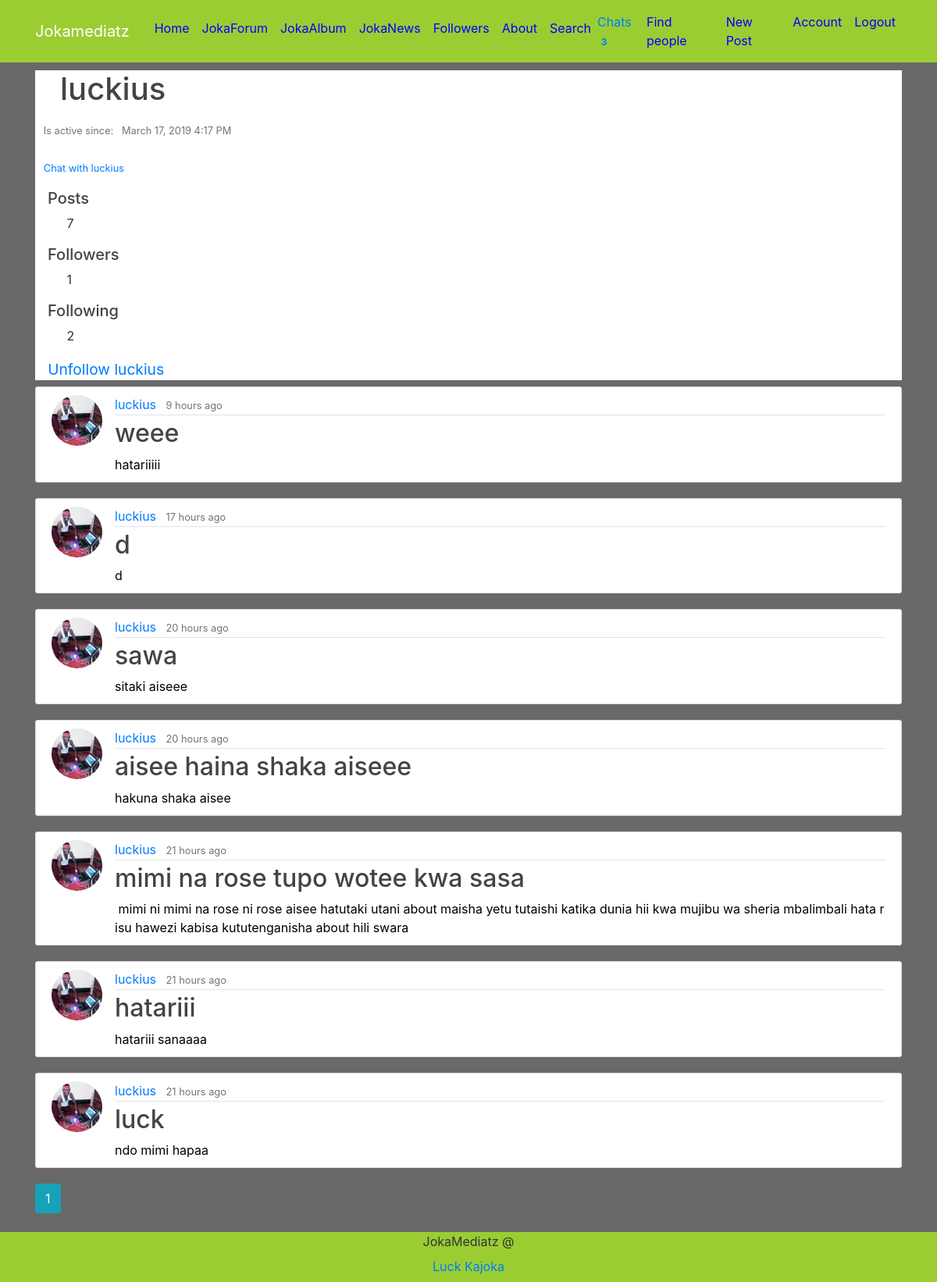
The page /user/luckius (signed in) on the database its author committed.
### flaskblog/models.py (models this page shows, shortened)
class User(db.Model, UserMixin):
    __searchable__ = ['username']
    id = db.Column(db.Integer, primary_key=True)
    last_seen = db.Column(db.DateTime)
    joined_day = db.Column(db.DateTime, default=datetime.utcnow)
    username = db.Column(db.String(20), unique=True, nullable=False)
    email = db.Column(db.String(120), unique=True, nullable=False)
    image_file = db.Column(db.String(20), nullable=False, default='default.jpg')
    password = db.Column(db.String(60), nullable=False)
    posts = db.relationship('Post', backref='author', lazy=True)
    messages = db.relationship('Messages', backref='author', lazy=True)
    games = db.relationship('Games', backref='author', lazy=True)
    education = db.relationship('Education', backref='author', lazy=True)
    jokanews = db.relationship('Jokanews', backref='author', lazy=True)
    bussnes = db.relationship('Bussnes', backref='author', lazy=True)
    gamescmt = db.relationship('Gamescmt', backref='author', lazy=True)
    bussnescmt = db.relationship('Bussnescmt', backref='author', lazy=True)
    educationcmt = db.relationship('Educationcmt', backref='author', lazy=True)
    notifications = db.relationship('Notification', backref='user',lazy='dynamic')
    messages_sent = db.relationship('Pvtmessage',foreign_keys='Pvtmessage.sender_id', backref='author', lazy='dynamic')
    messages_received = db.relationship('Pvtmessage', foreign_keys='Pvtmessage.recipient_id', backref='recipient', lazy='dynamic')
    last_message_read_time = db.Column(db.DateTime)
    def new_messages(self):
        last_read_time = self.last_message_read_time or datetime(1900, 1, 1)
        return Pvtmessage.query.filter_by(recipient=self).filter(
            Pvtmessage.timestamp > last_read_time).count()
    followed = db.relationship(
         'User', secondary=followers,
         primaryjoin=(followers.c.follower_id == id),
         secondaryjoin=(followers.c.followed_id == id),
         backref=db.backref('followers', lazy='dynamic'), lazy='dynamic')

class Post(db.Model):
    __searchable__ = ['title','content']
    id = db.Column(db.Integer, primary_key=True)
    title = db.Column(db.String(100), nullable=False)
    date_posted = db.Column(db.DateTime, nullable=False, default=datetime.utcnow)
    content = db.Column(db.Text, nullable=False)
    user_id = db.Column(db.Integer, db.ForeignKey('user.id'), nullable=False)

### flaskblog/routes.py (the view)
@app.route("/user/<string:username>")
@login_required
def user_posts(username):
    page = request.args.get('page', 1, type=int)
    user = User.query.filter_by(username=username).first_or_404()
    posts = Post.query.filter_by(author=user)\
        .order_by(Post.date_posted.desc())\
        .paginate(page=page, per_page=50)
    return render_template('user_posts.html', posts=posts, user=user)

### flaskblog/models.py (called while the page is built)
@login_manager.user_loader
def load_user(user_id):
    return User.query.get(int(user_id))

### flaskblog/templates/user_posts.html
{% extends "layout.html" %}
{% block content %}
    <div style="background-color: white;">
    <h1 class="mb-3"> &nbsp &nbsp{{ user.username }}</h1>
    {% if user.last_seen %}<small class="text-muted">&nbsp &nbspIs active since:&nbsp&nbsp
                             {{ moment(user.last_seen).format('LLL') }}</small>{% endif %}
    <br><br><p><a href="{{ url_for('send_message', recipient=user.username) }}" class="small">
                                           &nbsp &nbspChat with {{ user.username }}</a></p>
    <div class="mr-2">
        <h5>&nbsp &nbspPosts</h5><p>&nbsp &nbsp &nbsp &nbsp &nbsp{{ posts.total }}</p>
        <h5>&nbsp &nbspFollowers</h5><p>&nbsp &nbsp &nbsp &nbsp &nbsp{{ user.followers.count() }}</p>
        <h5>&nbsp &nbspFollowing</h5><p>&nbsp &nbsp &nbsp &nbsp &nbsp{{ user.followed.count()}}</p>
    </div>
    {% if current_user.is_authenticated %}
        {% if user != current_user %}
            {% if not user in current_user.followed %}
                <h4><a href="{{url_for('follow',username=user.username) }}" class="small">
                                                                  &nbsp &nbspFollow {{ user.username }}</a></h4>
            {% else %}
                <h4><a href="{{ url_for('unfollow', username=user.username) }}" class="small">
                                                                  &nbsp &nbspUnfollow {{ user.username }}</a></h4>
            {% endif %}
        {% endif %}
    {% endif %}
    </div>
    {% for post in posts.items %}
        <article class="media content-section">
          <img class="rounded-circle article-img" src="{{ url_for('static', filename='profile_pics/' + post.author.image_file) }}">
          <div class="media-body">
            <div class="article-metadata">
              <a class="mr-2" href="{{ url_for('user_posts', username=post.author.username) }}">{{ post.author.username }}</a>
              <small class="text-muted"> {{ moment(post.date_posted).fromNow() }} </small>
            </div>
            <h2><a class="article-title" href="{{ url_for('post', post_id=post.id) }}">{{ post.title }}</a></h2>
            <div class="post">{{ post.content }}</div>
          </div>
        </article>
    {% endfor %}
    {% for page_num in posts.iter_pages(left_edge=1, right_edge=1, left_current=1, right_current=2) %}
      {% if page_num %}
        {% if posts.page == page_num %}
          <a class="btn btn-info mb-4" href="{{ url_for('user_posts', username=user.username, page=page_num) }}">{{ page_num }}</a>
        {% else %}
          <a class="btn btn-outline-info mb-4" href="{{ url_for('user_posts', username=user.username, page=page_num) }}">{{ page_num }}</a>
        {% endif %}
      {% else %}
        ...
      {% endif %}
    {% endfor %}
{% endblock content %}

### flaskblog/static/main.css (style rules this page uses)
body { background: #696969; color: #333333; margin-top: 5rem; position: relative; display:flex; flex-direction:column; }
h1, h2, h3, h4, h5, h6 { color: #444444; }
.content-section { background: #ffffff; padding: 10px 20px; border: 1px solid #dddddd; border-radius: 3px; margin-bottom: 20px; overflow: hidden; }
.article-title { color: #444444; white-space: pre-wrap; word-break: break-all; overflow-wrap: break-word; }
.media-body { overflow-wrap: break-word; }
.post { white-space: pre-wrap; word-break: break-all; overflow-wrap: break-word; color: #000; }
.article-img { height: 65px; width: 65px; margin-right: 16px; }
.article-metadata { padding-bottom: 1px; margin-bottom: 4px; border-bottom: 1px solid #e3e3e3 }
html, body { height:100%; margin:0; }

### rows shown on the page
User: username "luckius", last_seen "March 17, 2019 4:17 PM"
Post: image_file (picture), author.username "luckius", date_posted "9 hours ago", title "weee", content "hatariiiii"
Post: image_file (picture), author.username "luckius", date_posted "17 hours ago", title "d", content "d"
Post: image_file (picture), author.username "luckius", date_posted "20 hours ago", title "sawa", content "sitaki aiseee"
Post: image_file (picture), author.username "luckius", date_posted "20 hours ago", title "aisee haina shaka aiseee", content "hakuna shaka aisee"
Post: image_file (picture), author.username "luckius", date_posted "21 hours ago", title "mimi na rose tupo wotee kwa sasa", content "mimi ni mimi na rose ni rose aisee hatutaki utani about maisha yetu tutaishi katika dunia hii kwa mujibu wa sheria mbalimbali hata risu hawezi kabisa kututenganisha about hili swara"
Post: image_file (picture), author.username "luckius", date_posted "21 hours ago", title "hatariii", content "hatariii sanaaaa"
Post: image_file (picture), author.username "luckius", date_posted "21 hours ago", title "luck", content "ndo mimi hapaa"

### other values the page prints
{{ ('Chats') }} "Chats"
{{ new_messages }} "3"
{{ posts.total }} "7"
{{ user.followers.count() }} "1"
{{ user.followed.count() }} "2"
{{ page_num }} "1"
